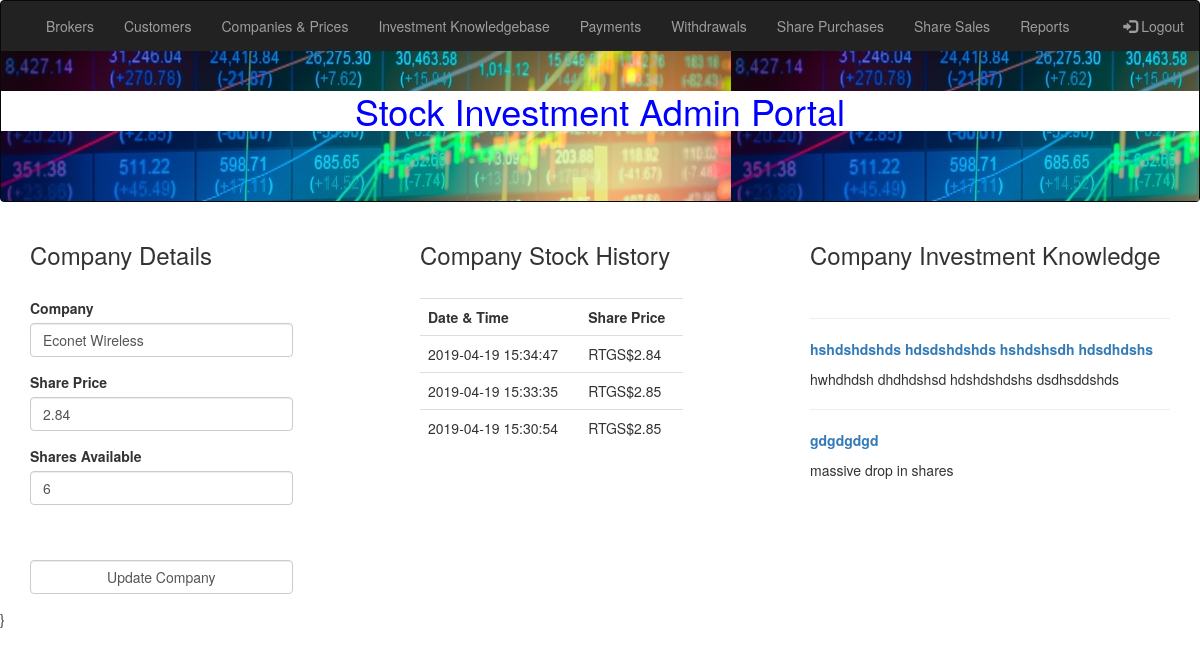
The app's page /company-view.php?j=3 (signed in) with its own data.
### tables this page shows
CREATE TABLE `companies` (
  `id` int(11) NOT NULL,
  `company` varchar(50) NOT NULL,
  `price` double NOT NULL,
  `shares` double NOT NULL,
  `logo` varchar(100) NOT NULL
);

CREATE TABLE `shares_history` (
  `id` int(11) NOT NULL,
  `company` int(11) NOT NULL,
  `shares` double NOT NULL,
  `price` double NOT NULL,
  `signature` int(11) NOT NULL,
  `date_time` timestamp NOT NULL DEFAULT CURRENT_TIMESTAMP
);

CREATE TABLE `knowledge` (
  `id` int(11) NOT NULL,
  `company` int(11) NOT NULL,
  `summary` text NOT NULL,
  `comment` text NOT NULL,
  `link` text NOT NULL,
  `upload1` varchar(200) NOT NULL,
  `upload2` varchar(200) NOT NULL,
  `upload3` varchar(200) NOT NULL,
  `date_time` timestamp NOT NULL DEFAULT CURRENT_TIMESTAMP
);

### model.php (called while the page is built, shortened)
<?php
function getCompany($con, $thearg){
	$rs = mysqli_query($con, "SELECT * FROM companies WHERE id ='$thearg'") or die(mysqli_error($con));
	while($row = mysqli_fetch_array($rs)){
		$persons[]=$row;
	}
	return $persons;
}
function sharesHistory($con, $thearg){
	$rs = mysqli_query($con, "SELECT * FROM shares_history WHERE company ='$thearg' ORDER BY id DESC") or die(mysqli_error($con));
	while($row = mysqli_fetch_array($rs)){
		$persons[]=$row;
	}
	return $persons;
}
function knowledgeHistory($con, $thearg){
	$rs = mysqli_query($con, "SELECT * FROM knowledge WHERE company ='$thearg' ORDER BY id DESC") or die(mysqli_error($con));
	while($row = mysqli_fetch_array($rs)){
		$persons[]=$row;
	}
	return $persons;
}
 ?>

### company-view.php (the view, shortened to what this page needs)
<?php include('_header.php');
$j = $_GET['j']; ?>
<?php foreach(getCompany($con, $j) as $person){ ?>
<form name="" method="POST" action="">
<div class="container">
	<div class="row">
		<div class="col-md-3">
			<h3>Company Details</h3><br>
			<div class="form-group">
				<label>Company </label>
				<input name="company" class="form-control" type="text" minlength="3" maxlength="30" required value="<?php echo $person['company']; ?>">
			</div>
			<div class="form-group">
				<label>Share Price</label>
				<input name="price" class="form-control" step="0.01" type="number" required value="<?php echo $person['price']; ?>">
			</div>
			<div class="form-group">
				<label>Shares Available</label>
				<input name="shares" class="form-control" type="number" required value="<?php echo $person['shares']; ?>">
			</div>
			<div class="form-group">
				<br><br>
				<input name="submit" type="submit" id="submit" class="form-control submit_button" value="Update Company"  />
			</div>
		</div>
		<div class="col-md-1"></div>
		<div class="col-md-3">
			<h3>Company Stock History</h3><br>
			<div class="table-responsive">
				<table class="table">
					<tr>
						<th>Date & Time</th>
						<th>Share Price</th>
					</tr>
					<?php foreach(sharesHistory($con, $person['id']) as $a){ ?>
					<tr>
						<td><?php echo $a['date_time']; ?></td>
						<td>RTGS$<?php echo $a['price']; ?></td>
					</tr>
				<?php } ?>
				</table>
			</div>
		</div>
		<div class="col-md-1"></div>
		<div class="col-md-4">
			<h3>Company Investment Knowledge</h3><br>
			<?php foreach(knowledgeHistory($con, $person['id']) as $a){ ?>
			<hr>
			<a href="" target="_blank"><p><b><?php echo $a['summary']; ?></p></b></a>
			<p><?php echo $a['comment']; ?></p>
			<?php } ?>
		</div>
		</div>
		</div>
</form>
<?php } ?>
}

### css/sb-admin.css (style rules this page uses)
html { position: relative; min-height: 100%; }
body { overflow-x: hidden; }

### records on screen
companies: company "Econet Wireless", price "2.84", shares "6"
shares_history: date_time "2019-04-19 15:34:47", price "2.84"
shares_history: date_time "2019-04-19 15:33:35", price "2.85"
shares_history: date_time "2019-04-19 15:30:54", price "2.85"
knowledge: summary "hshdshdshds hdsdshdshds hshdshsdh hdsdhdshs", comment "hwhdhdsh dhdhdshsd hdshdshdshs dsdhsddshds"
knowledge: summary "gdgdgdgd", comment "massive drop in shares"

### other values on screen
$system_name "Stock Investment Admin Portal"
